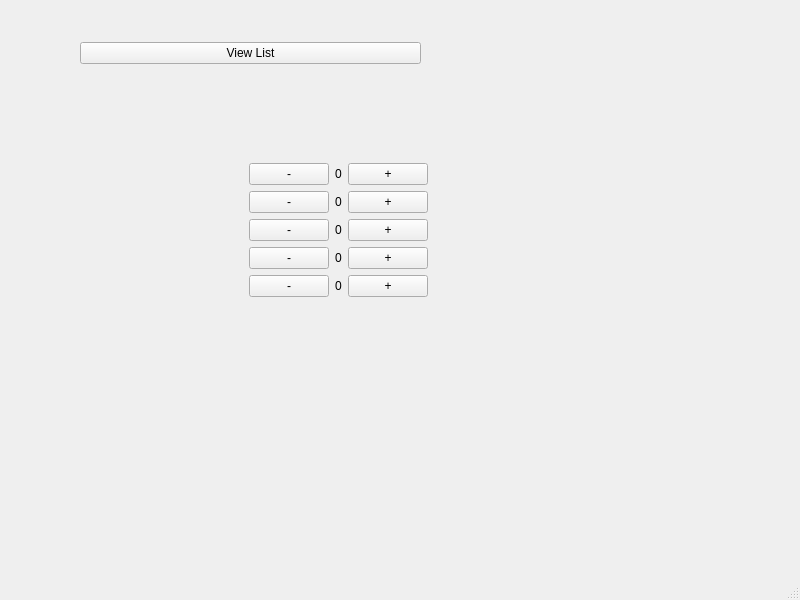
<?xml version="1.0" encoding="UTF-8"?>
<ui version="4.0">
 <class>MainWindow</class>
 <widget class="QMainWindow" name="MainWindow">
  <property name="geometry">
   <rect>
    <x>0</x>
    <y>0</y>
    <width>800</width>
    <height>600</height>
   </rect>
  </property>
  <property name="windowTitle">
   <string>MainWindow</string>
  </property>
  <widget class="QWidget" name="centralwidget">
   <widget class="QLabel" name="label_6">
    <property name="geometry">
     <rect>
      <x>590</x>
      <y>100</y>
      <width>141</width>
      <height>261</height>
     </rect>
    </property>
    <property name="text">
     <string/>
    </property>
   </widget>
   <widget class="QWidget" name="">
    <property name="geometry">
     <rect>
      <x>80</x>
      <y>40</y>
      <width>341</width>
      <height>26</height>
     </rect>
    </property>
    <layout class="QHBoxLayout" name="horizontalLayout">
     <item>
      <widget class="QPushButton" name="pushButton">
       <property name="text">
        <string>View List</string>
       </property>
      </widget>
     </item>
    </layout>
   </widget>
   <widget class="QWidget" name="">
    <property name="geometry">
     <rect>
      <x>60</x>
      <y>80</y>
      <width>381</width>
      <height>301</height>
     </rect>
    </property>
    <layout class="QGridLayout" name="gridLayout_2">
     <item row="0" column="1">
      <layout class="QGridLayout" name="gridLayout">
       <item row="3" column="1">
        <widget class="QLabel" name="add_amount_4">
         <property name="text">
          <string>0</string>
         </property>
        </widget>
       </item>
       <item row="4" column="1">
        <widget class="QLabel" name="add_amount_5">
         <property name="text">
          <string>0</string>
         </property>
        </widget>
       </item>
       <item row="0" column="2">
        <widget class="QPushButton" name="add_plus">
         <property name="text">
          <string>+</string>
         </property>
        </widget>
       </item>
       <item row="2" column="1">
        <widget class="QLabel" name="add_amount_3">
         <property name="text">
          <string>0</string>
         </property>
        </widget>
       </item>
       <item row="4" column="0">
        <widget class="QPushButton" name="add_minus_5">
         <property name="text">
          <string>-</string>
         </property>
        </widget>
       </item>
       <item row="1" column="0">
        <widget class="QPushButton" name="add_minus_2">
         <property name="text">
          <string>-</string>
         </property>
        </widget>
       </item>
       <item row="3" column="0">
        <widget class="QPushButton" name="add_minus_4">
         <property name="text">
          <string>-</string>
         </property>
        </widget>
       </item>
       <item row="2" column="2">
        <widget class="QPushButton" name="add_plus_3">
         <property name="text">
          <string>+</string>
         </property>
        </widget>
       </item>
       <item row="2" column="0">
        <widget class="QPushButton" name="add_minus_3">
         <property name="text">
          <string>-</string>
         </property>
        </widget>
       </item>
       <item row="1" column="2">
        <widget class="QPushButton" name="add_plus_2">
         <property name="text">
          <string>+</string>
         </property>
        </widget>
       </item>
       <item row="0" column="1">
        <widget class="QLabel" name="add_amount">
         <property name="text">
          <string>0</string>
         </property>
        </widget>
       </item>
       <item row="4" column="2">
        <widget class="QPushButton" name="add_plus_5">
         <property name="text">
          <string>+</string>
         </property>
        </widget>
       </item>
       <item row="3" column="2">
        <widget class="QPushButton" name="add_plus_4">
         <property name="text">
          <string>+</string>
         </property>
        </widget>
       </item>
       <item row="1" column="1">
        <widget class="QLabel" name="add_amount_2">
         <property name="text">
          <string>0</string>
         </property>
        </widget>
       </item>
       <item row="0" column="0">
        <widget class="QPushButton" name="add_minus">
         <property name="text">
          <string>-</string>
         </property>
        </widget>
       </item>
       <item row="0" column="3">
        <widget class="QLabel" name="totalPrice">
         <property name="text">
          <string/>
         </property>
        </widget>
       </item>
       <item row="1" column="3">
        <widget class="QLabel" name="totalPrice_2">
         <property name="text">
          <string/>
         </property>
        </widget>
       </item>
       <item row="2" column="3">
        <widget class="QLabel" name="totalPrice_3">
         <property name="text">
          <string/>
         </property>
        </widget>
       </item>
       <item row="3" column="3">
        <widget class="QLabel" name="totalPrice_4">
         <property name="text">
          <string/>
         </property>
        </widget>
       </item>
       <item row="4" column="3">
        <widget class="QLabel" name="totalPrice_5">
         <property name="text">
          <string/>
         </property>
        </widget>
       </item>
      </layout>
     </item>
     <item row="0" column="0">
      <layout class="QVBoxLayout" name="verticalLayout">
       <item>
        <widget class="QLabel" name="label">
         <property name="text">
          <string/>
         </property>
        </widget>
       </item>
       <item>
        <widget class="QLabel" name="label_2">
         <property name="text">
          <string/>
         </property>
        </widget>
       </item>
       <item>
        <widget class="QLabel" name="label_3">
         <property name="text">
          <string/>
         </property>
        </widget>
       </item>
       <item>
        <widget class="QLabel" name="label_4">
         <property name="text">
          <string/>
         </property>
        </widget>
       </item>
       <item>
        <widget class="QLabel" name="label_5">
         <property name="text">
          <string/>
         </property>
        </widget>
       </item>
      </layout>
     </item>
    </layout>
   </widget>
  </widget>
  <widget class="QMenuBar" name="menubar">
   <property name="geometry">
    <rect>
     <x>0</x>
     <y>0</y>
     <width>800</width>
     <height>21</height>
    </rect>
   </property>
  </widget>
  <widget class="QStatusBar" name="statusbar"/>
 </widget>
 <resources/>
 <connections/>
</ui>
